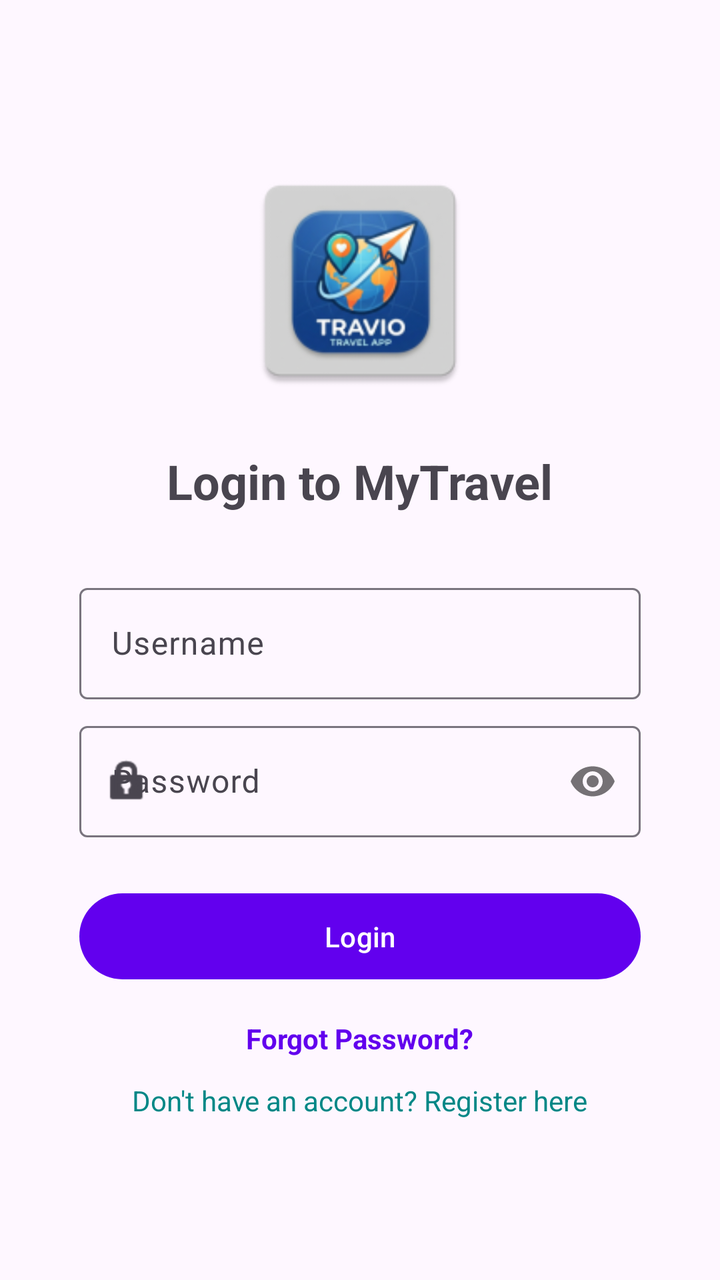
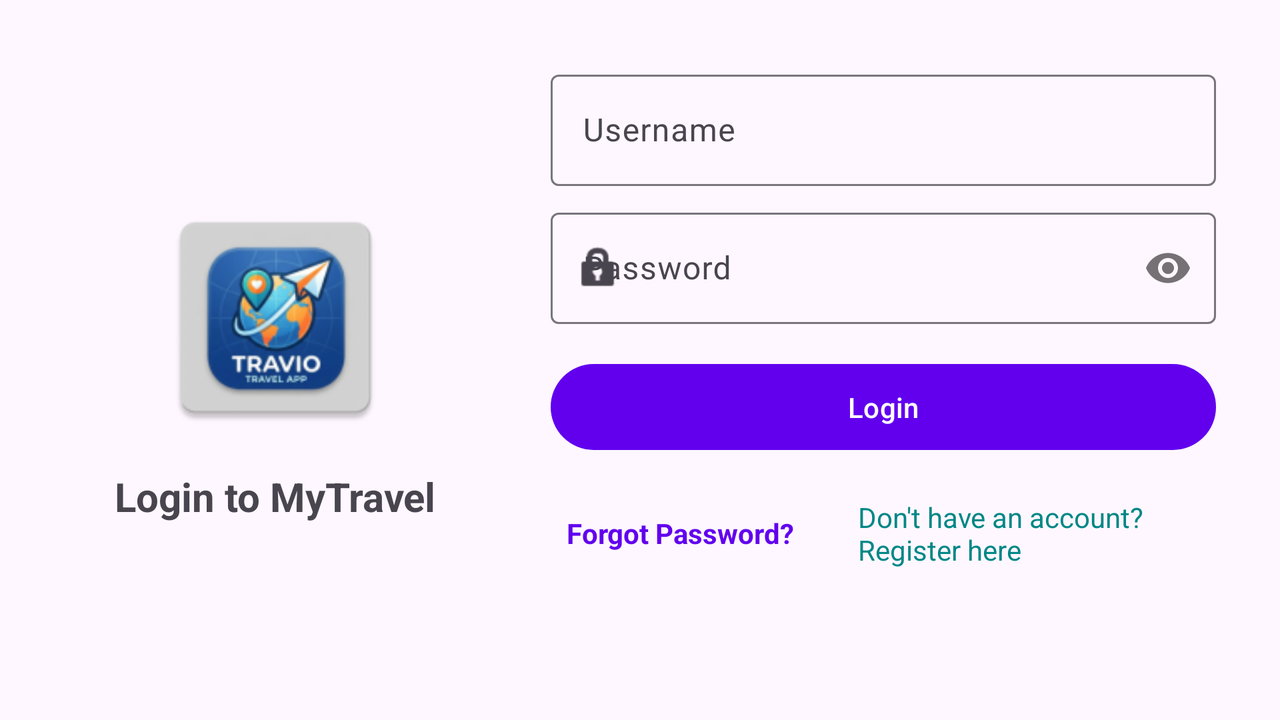

The same Android screen from two of the app's own layout files: first res/layout/ as a phone draws it, then the repository's variant for another configuration, drawn on a device whose configuration selects that folder. Both files follow.
<!-- AndroidManifest.xml: application theme Theme.MyTravel -->
<!-- res/layout/activity_login.xml -->
<?xml version="1.0" encoding="utf-8"?>
<androidx.constraintlayout.widget.ConstraintLayout xmlns:android="http://schemas.android.com/apk/res/android"
    xmlns:app="http://schemas.android.com/apk/res-auto"
    android:layout_width="match_parent"
    android:layout_height="match_parent"
    android:padding="@dimen/screen_margin_horizontal">

    <androidx.constraintlayout.widget.Guideline
        android:id="@+id/guidelineStart"
        android:layout_width="wrap_content"
        android:layout_height="wrap_content"
        android:orientation="vertical"
        app:layout_constraintGuide_percent="0.05" />

    <androidx.constraintlayout.widget.Guideline
        android:id="@+id/guidelineEnd"
        android:layout_width="wrap_content"
        android:layout_height="wrap_content"
        android:orientation="vertical"
        app:layout_constraintGuide_percent="0.95" />

    
    <LinearLayout
        android:id="@+id/loginContainer"
        android:layout_width="0dp"
        android:layout_height="wrap_content"
        android:orientation="vertical"
        android:gravity="center_horizontal"
        app:layout_constraintTop_toTopOf="parent"
        app:layout_constraintBottom_toBottomOf="parent"
        app:layout_constraintStart_toStartOf="@id/guidelineStart"
        app:layout_constraintEnd_toEndOf="@id/guidelineEnd"
        app:layout_constraintWidth_max="@dimen/form_max_width">

        <ImageView
            android:id="@+id/ivLogo"
            android:layout_width="120dp"
            android:layout_height="120dp"
            android:src="@mipmap/ic_launcher"
            android:contentDescription="@string/app_name" />

        <TextView
            android:id="@+id/tvLoginTitle"
            android:layout_width="wrap_content"
            android:layout_height="wrap_content"
            android:layout_marginTop="24dp"
            android:text="@string/login_title"
            android:textSize="24sp"
            android:textStyle="bold" />

        <com.google.android.material.textfield.TextInputLayout
            android:layout_width="match_parent"
            android:layout_height="wrap_content"
            android:layout_marginTop="32dp"
            android:hint="@string/username_hint"
            app:startIconDrawable="@drawable/ic_user"
            style="@style/Widget.Material3.TextInputLayout.OutlinedBox">

            <com.google.android.material.textfield.TextInputEditText
                android:id="@+id/etLoginUsername"
                android:layout_width="match_parent"
                android:layout_height="wrap_content"
                android:inputType="text"
                android:autofillHints="username" />
        </com.google.android.material.textfield.TextInputLayout>

        <com.google.android.material.textfield.TextInputLayout
            android:layout_width="match_parent"
            android:layout_height="wrap_content"
            android:layout_marginTop="@dimen/element_spacing_small"
            android:hint="@string/password_hint"
            app:startIconDrawable="@android:drawable/ic_lock_idle_lock"
            app:passwordToggleEnabled="true"
            style="@style/Widget.Material3.TextInputLayout.OutlinedBox">

            <com.google.android.material.textfield.TextInputEditText
                android:id="@+id/etLoginPassword"
                android:layout_width="match_parent"
                android:layout_height="wrap_content"
                android:inputType="textPassword"
                android:autofillHints="password" />
        </com.google.android.material.textfield.TextInputLayout>

        <Button
            android:id="@+id/btnLogin"
            android:layout_width="match_parent"
            android:layout_height="wrap_content"
            android:layout_marginTop="24dp"
            android:text="@string/login_button"
            android:padding="12dp" />

        <TextView
            android:id="@+id/tvForgotPassword"
            android:layout_width="wrap_content"
            android:layout_height="wrap_content"
            android:layout_marginTop="16dp"
            android:text="@string/forgot_password"
            android:textColor="?attr/colorPrimary"
            android:textStyle="bold"
            android:clickable="true"
            android:focusable="true" />

        <TextView
            android:id="@+id/tvToRegister"
            android:layout_width="wrap_content"
            android:layout_height="wrap_content"
            android:layout_marginTop="12dp"
            android:text="@string/no_account"
            android:textColor="?attr/colorSecondary"
            android:clickable="true"
            android:focusable="true" />

    </LinearLayout>

</androidx.constraintlayout.widget.ConstraintLayout>
<!-- resources referenced by this layout -->
<resources>
  <dimen name="element_spacing_small">8dp</dimen>
  <dimen name="form_max_width">500dp</dimen>
  <dimen name="screen_margin_horizontal">24dp</dimen>
  <!-- mipmap ic_launcher: webp bitmap (mipmap-hdpi, 4420 bytes) -->
  <string name="app_name">MyTravel</string>
  <string name="forgot_password">Forgot Password?</string>
  <string name="login_button">Login</string>
  <string name="login_title">Login to MyTravel</string>
  <string name="no_account">Don\'t have an account? Register here</string>
  <string name="password_hint">Password</string>
  <string name="username_hint">Username</string>
  <style name="Theme.MyTravel" parent="Base.Theme.MyTravel" />
  <style name="Base.Theme.MyTravel" parent="Theme.Material3.DayNight">
          
          <item name="colorPrimary">@color/purple_500</item>
          <item name="colorOnPrimary">@color/white</item>
          <item name="colorSecondary">@color/teal_700</item>
          <item name="colorOnSecondary">@color/white</item>
      </style>
</resources>
<!-- res/layout-land/activity_login.xml (the repository's variant of the layout above) -->
<!-- drawn on the phone turned sideways -->
<?xml version="1.0" encoding="utf-8"?>
<androidx.constraintlayout.widget.ConstraintLayout xmlns:android="http://schemas.android.com/apk/res/android"
    xmlns:app="http://schemas.android.com/apk/res-auto"
    android:layout_width="match_parent"
    android:layout_height="match_parent"
    android:padding="16dp">

    <androidx.constraintlayout.widget.Guideline
        android:id="@+id/guidelineCenter"
        android:layout_width="wrap_content"
        android:layout_height="wrap_content"
        android:orientation="vertical"
        app:layout_constraintGuide_percent="0.4" />

    <LinearLayout
        android:id="@+id/logoContainer"
        android:layout_width="0dp"
        android:layout_height="wrap_content"
        android:gravity="center"
        android:orientation="vertical"
        app:layout_constraintBottom_toBottomOf="parent"
        app:layout_constraintEnd_toStartOf="@+id/guidelineCenter"
        app:layout_constraintStart_toStartOf="parent"
        app:layout_constraintTop_toTopOf="parent">

        <ImageView
            android:id="@+id/ivLogo"
            android:layout_width="120dp"
            android:layout_height="120dp"
            android:contentDescription="@string/app_name"
            android:src="@mipmap/ic_launcher" />

        <TextView
            android:id="@+id/tvLoginTitle"
            android:layout_width="wrap_content"
            android:layout_height="wrap_content"
            android:layout_marginTop="16dp"
            android:text="@string/login_title"
            android:textSize="20sp"
            android:textStyle="bold" />
    </LinearLayout>

    <ScrollView
        android:layout_width="0dp"
        android:layout_height="0dp"
        android:fillViewport="true"
        app:layout_constraintBottom_toBottomOf="parent"
        app:layout_constraintEnd_toEndOf="parent"
        app:layout_constraintStart_toEndOf="@+id/guidelineCenter"
        app:layout_constraintTop_toTopOf="parent">

        <LinearLayout
            android:id="@+id/loginContainer"
            android:layout_width="match_parent"
            android:layout_height="wrap_content"
            android:gravity="center_horizontal"
            android:orientation="vertical"
            android:padding="16dp">

            <com.google.android.material.textfield.TextInputLayout
                style="@style/Widget.Material3.TextInputLayout.OutlinedBox"
                android:layout_width="match_parent"
                android:layout_height="wrap_content"
                android:hint="@string/username_hint"
                app:startIconDrawable="@drawable/ic_user">

                <com.google.android.material.textfield.TextInputEditText
                    android:id="@+id/etLoginUsername"
                    android:layout_width="match_parent"
                    android:layout_height="wrap_content"
                    android:autofillHints="username"
                    android:inputType="text" />
            </com.google.android.material.textfield.TextInputLayout>

            <com.google.android.material.textfield.TextInputLayout
                style="@style/Widget.Material3.TextInputLayout.OutlinedBox"
                android:layout_width="match_parent"
                android:layout_height="wrap_content"
                android:layout_marginTop="8dp"
                android:hint="@string/password_hint"
                app:passwordToggleEnabled="true"
                app:startIconDrawable="@android:drawable/ic_lock_idle_lock">

                <com.google.android.material.textfield.TextInputEditText
                    android:id="@+id/etLoginPassword"
                    android:layout_width="match_parent"
                    android:layout_height="wrap_content"
                    android:autofillHints="password"
                    android:inputType="textPassword" />
            </com.google.android.material.textfield.TextInputLayout>

            <Button
                android:id="@+id/btnLogin"
                android:layout_width="match_parent"
                android:layout_height="wrap_content"
                android:layout_marginTop="16dp"
                android:padding="12dp"
                android:text="@string/login_button" />

            <LinearLayout
                android:layout_width="match_parent"
                android:layout_height="wrap_content"
                android:layout_marginTop="12dp"
                android:gravity="center"
                android:orientation="horizontal">

                <TextView
                    android:id="@+id/tvForgotPassword"
                    android:layout_width="wrap_content"
                    android:layout_height="wrap_content"
                    android:clickable="true"
                    android:focusable="true"
                    android:padding="8dp"
                    android:text="@string/forgot_password"
                    android:textColor="?attr/colorPrimary"
                    android:textStyle="bold" />

                <View
                    android:layout_width="16dp"
                    android:layout_height="1dp" />

                <TextView
                    android:id="@+id/tvToRegister"
                    android:layout_width="wrap_content"
                    android:layout_height="wrap_content"
                    android:clickable="true"
                    android:focusable="true"
                    android:padding="8dp"
                    android:text="@string/no_account"
                    android:textColor="?attr/colorSecondary" />
            </LinearLayout>

        </LinearLayout>
    </ScrollView>

</androidx.constraintlayout.widget.ConstraintLayout>
<!-- resources referenced by the variant -->
<!-- as the phone turned sideways resolves them -->
<resources>
  <!-- mipmap ic_launcher: webp bitmap (mipmap-hdpi, 4420 bytes) -->
  <string name="app_name">MyTravel</string>
  <string name="forgot_password">Forgot Password?</string>
  <string name="login_button">Login</string>
  <string name="login_title">Login to MyTravel</string>
  <string name="no_account">Don\'t have an account? Register here</string>
  <string name="password_hint">Password</string>
  <string name="username_hint">Username</string>
  <style name="Theme.MyTravel" parent="Base.Theme.MyTravel" />
  <style name="Base.Theme.MyTravel" parent="Theme.Material3.DayNight">
          
          <item name="colorPrimary">@color/purple_500</item>
          <item name="colorOnPrimary">@color/white</item>
          <item name="colorSecondary">@color/teal_700</item>
          <item name="colorOnSecondary">@color/white</item>
      </style>
</resources>
